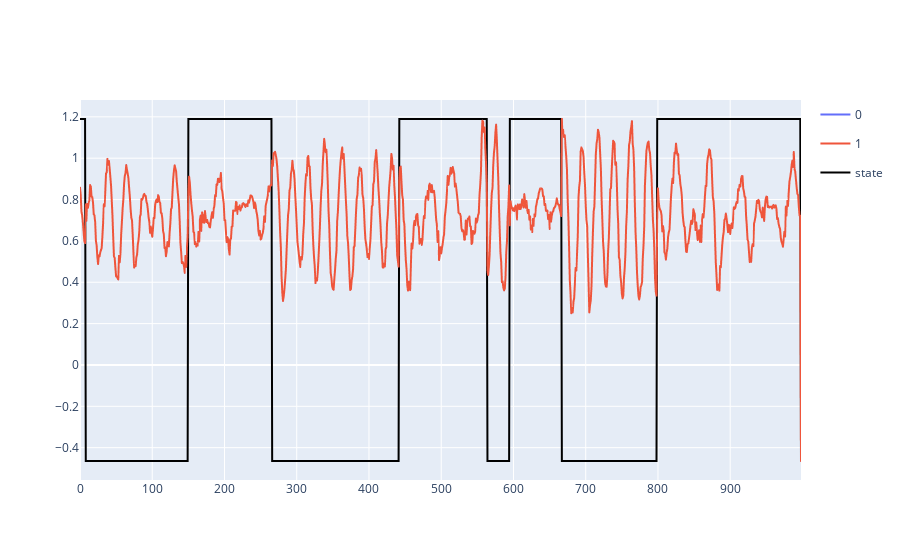

Notebook source saved alongside this figure:
### Code cell
util.plotting(simple_model.Bias.detach().numpy().T, plot_states=True, states=states)

### Figure 1 — Plotly figure (JSON) as saved in the notebook; plotly's stock layout.template omitted (floating-point values rounded to 4 significant figures; data arrays with more than 128 entries replaced by an {"elided": "..."} marker saying what was removed)
{"data": [{"hovertemplate": "variable=0<br>index=%{x}<br>value=%{y}<extra></extra>", "legendgroup": "0", "line": {"color": "#636efa", "dash": "solid"}, "marker": {"symbol": "circle"}, "mode": "lines", "name": "0", "showlegend": true, "type": "scattergl", "x": {"elided": "999 int values"}, "xaxis": "x", "y": {"elided": "999 float values"}, "yaxis": "y"}, {"hovertemplate": "variable=1<br>index=%{x}<br>value=%{y}<extra></extra>", "legendgroup": "1", "line": {"color": "#EF553B", "dash": "solid"}, "marker": {"symbol": "circle"}, "mode": "lines", "name": "1", "showlegend": true, "type": "scattergl", "x": {"elided": "999 int values"}, "xaxis": "x", "y": {"elided": "999 float values"}, "yaxis": "y"}, {"line": {"color": "black", "width": 2}, "mode": "lines", "name": "state", "type": "scatter", "x": {"elided": "999 int values"}, "y": {"elided": "999 float values"}}], "layout": {"title": {}}}
